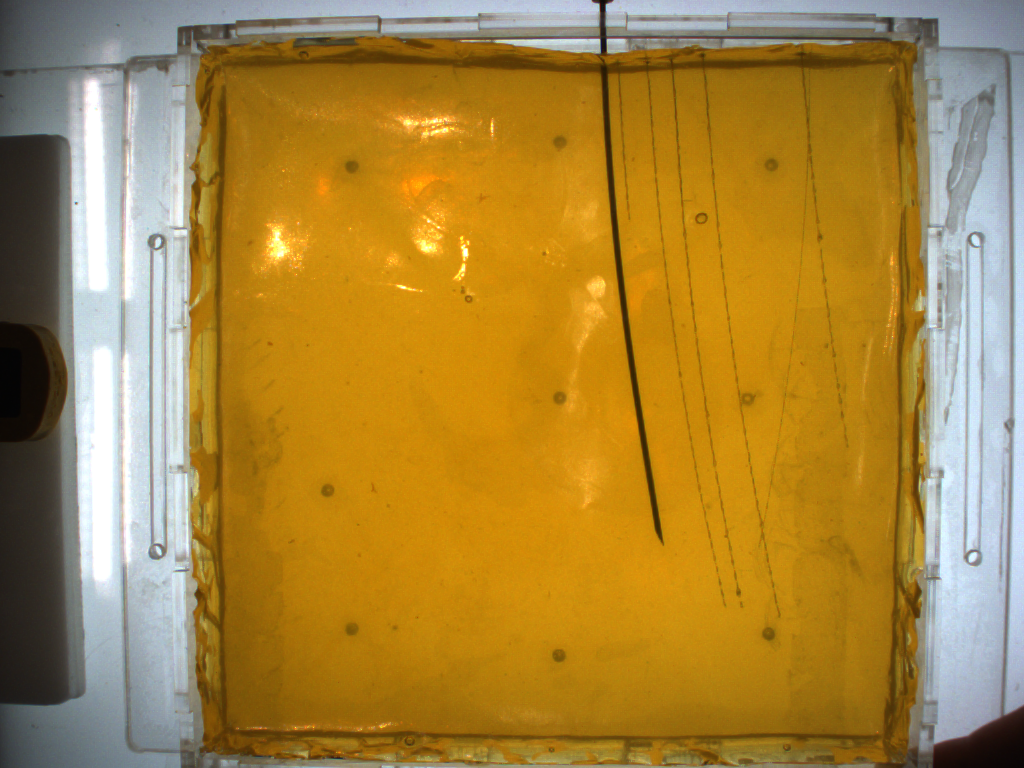
#> input picture needle_images/right_0.10502971240232001.png, 1024 x 768 px
$ jupyter execute image_processing.ipynb   (shell and % lines are left out)   (older library calls are emulated)
#> lines starting #> are read from the running program, lines starting #| are printed output that depends on the picture; after the words box and inside, x2 and y2 are one past the last pixel; in counts of white or black regions, pixels touching at a corner belong together
[cell 1]
import cv2
import numpy as np
import matplotlib.pyplot as plt
from matplotlib import interactive
interactive(True)

[cell 2]
img = cv2.imread('needle_images/right_0.10502971240232001.png')
#> img is the input picture: shape (768, 1024, 3); mean B, G, R 61.2, 133.3, 168.3
img = cv2.cvtColor(img, cv2.COLOR_BGR2RGB)
plt.imshow(img)
plt.show()

[cell 3]
img_b = img[:, :, 2]

plt.imshow(img_b, cmap='gray')
plt.show()

[cell 4]
from scipy.cluster.vq import kmeans
img_hsv = cv2.cvtColor(img, cv2.COLOR_RGB2HSV)
#> img_hsv: shape (768, 1024, 3); mean H, S, V 38.7, 169.4, 173.4
img_flat = img_hsv.reshape((-1, 3))
idx = np.linspace(0, 768*1024-1, 1000).astype('int')
fig = plt.figure()
ax = fig.add_subplot(projection='3d')
ax.plot(img_flat[idx,0], img_flat[idx,1], img_flat[idx,2], '.')
ax.set_xlabel('h')
ax.set_ylabel('s')
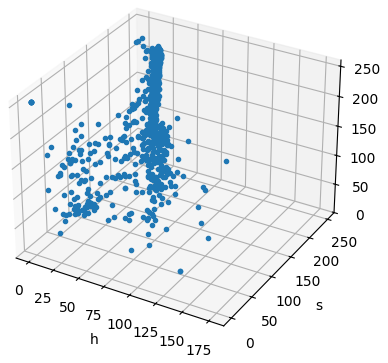
#> figure drawn by matplotlib, 1 panel

[cell 5]
from scipy.cluster.vq import kmeans
fig = plt.figure()
fig.clf()
ax = fig.add_subplot(projection='3d')
img_hsv = cv2.cvtColor(img, cv2.COLOR_RGB2HSV)
img_flat = img_hsv.reshape((-1, 3))

idx = np.linspace(0, 768*1024-1, 1000).astype('int')
img_flat_sp = img_flat[idx, :]
#> img_flat_sp = 1000 rows, first 8: [90, 10, 51], [103, 35, 194], [107, 42, 221], [104, 40, 190], [98, 19, 105], [109, 35, 176], [109, 34, 211], [111, 33, 204]

center, _ = kmeans(img_flat.astype(float), 3)
#> center = [[33.58, 64.24, 83.82], [95.03, 29.51, 198], [19.89, 235.9, 179.7]]
c = []

for i in range(len(img_flat_sp)):
    d = [sum(np.abs(img_flat_sp[i,:]-center[0,:])),
         sum(np.abs(img_flat_sp[i,:]-center[1,:])),
         sum(np.abs(img_flat_sp[i,:]-center[2,:]))]
    if max(d) == d[0]:
        c = 'r'
    elif max(d) == d[1]:
        c = 'g'
    else:
        c = 'b'
    ax.plot(img_flat_sp[i,0], img_flat_sp[i,1], img_flat_sp[i,2], '.', color=c)
#> this loop made 1000 passes
#> (d, c) on passes 1 to 12: ([143.5, 171.5, 424.7], 'b'), ([208.8, 17.41, 298.3], 'b'), ([232.8, 47.51, 322.3], 'b'), ([200.8, 27.41, 290.3], 'b'), ([130.8, 106.4, 369.7], 'b'), ([196.8, 41.41, 293.7], 'b'), ([232.8, 31.51, 322.3], 'b'), ([228.8, 25.51, 318.3], 'b'), ([159.8, 68.41, 314.7], 'b'), ([180.8, 69.41, 299.7], 'b'), ([233.8, 50.51, 323.3], 'b'), ([237.8, 42.51, 327.3], 'b')
#> c on passes 61 to 66: 'b', 'g', 'b', 'g', 'g', 'b'

ax.set_xlabel('r')
ax.set_ylabel('g')

# Using RGB Color

[cell 6]
threshold = [80, 80, 50]
mask_phantom = np.bitwise_and(np.bitwise_and(img[:,:,0]>threshold[0], img[:,:,1]>threshold[1]), img[:,:,2]<threshold[2])
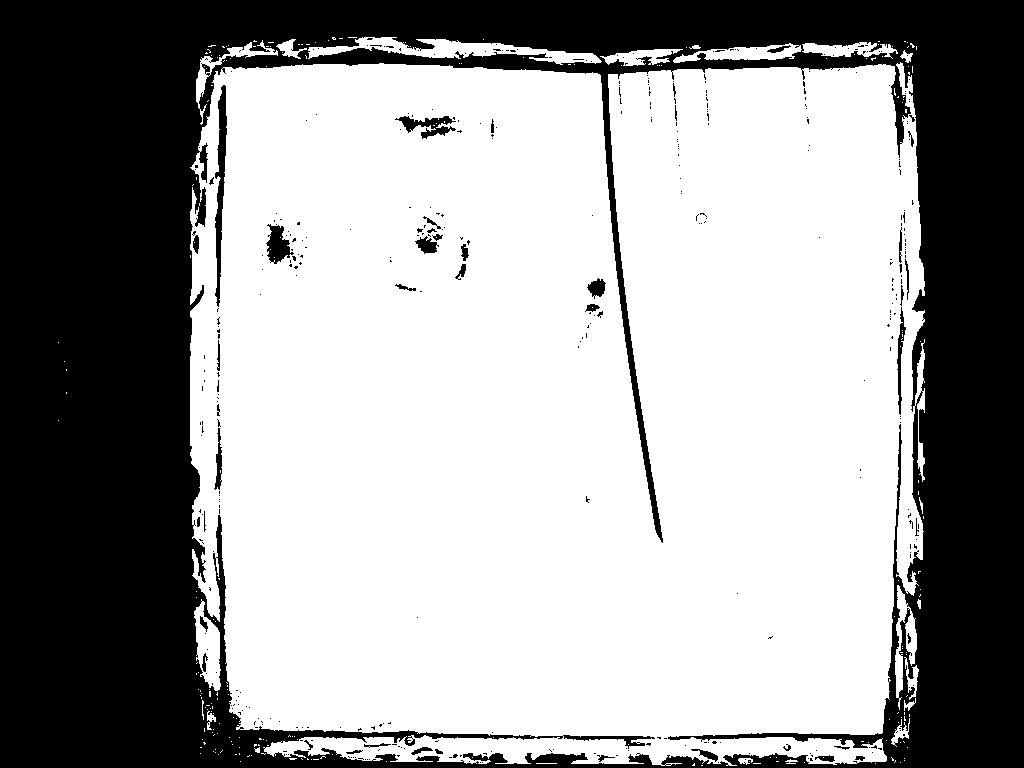
#> mask_phantom: shape (768, 1024) bool; 61.5% white; 408 black regions (363 under 20 px), largest, box (x1, y1, x2, y2) and area: (0, 0, 1024, 768) 295934, (215, 85, 227, 307) 1280, (266, 224, 294, 264) 623

plt.imshow(mask_phantom, cmap='gray')
plt.show()

[cell 7]
kernel = np.ones((3, 3), np.uint8)
mask_phantom = mask_phantom.astype(np.uint8)
# print(mask_phantom2.dtype)
mask_phantom = cv2.morphologyEx(mask_phantom, cv2.MORPH_CLOSE, kernel, iterations=10)
#> mask_phantom: shape (768, 1024); values 0 (black) and 1 (white), 66.5% white; 2 black regions, box (x1, y1, x2, y2) and area: (0, 0, 1024, 768) 262903, (241, 756, 289, 768) 552
mask_phantom = cv2.morphologyEx(mask_phantom, cv2.MORPH_OPEN, kernel, iterations=10)
#> mask_phantom: shape (768, 1024); values 0 (black) and 1 (white), 66.5% white; 1 black region, box (x1, y1, x2, y2) and area: (0, 0, 1024, 768) 263714
plt.imshow(mask_phantom, cmap='gray')
plt.show()

[cell 8]
img_phantom = np.zeros(img.shape, dtype=int)
img_phantom[:, :, 0] = mask_phantom * 255

overlayed_img = 0.5 * img + 0.5 * img_phantom
overlayed_img = overlayed_img.astype(int)
plt.imshow(overlayed_img)
plt.show()

# Using HSL color

[cell 9]
img_hls = cv2.cvtColor(img, cv2.COLOR_RGB2HLS)
#> img_hls: shape (768, 1024, 3); mean of channels 0, 1, 2 38.7, 114.9, 164.1
threshold = 200
mask_phantom2_raw = img_hls[:,:,2] > threshold
#> mask_phantom2_raw: shape (768, 1024) bool; 62.2% white; 1219 black regions (1134 under 20 px), largest, box (x1, y1, x2, y2) and area: (0, 0, 1024, 768) 285149, (862, 56, 903, 151) 1205, (385, 108, 460, 141) 716

plt.imshow(mask_phantom2_raw, cmap='gray')
plt.show()

[cell 10]
kernel = np.ones((3, 3), np.uint8)
mask_phantom2 = mask_phantom2_raw.astype(np.uint8)
# print(mask_phantom2.dtype)

mask_phantom2 = cv2.morphologyEx(mask_phantom2, cv2.MORPH_CLOSE, kernel, iterations=3)
#> mask_phantom2: shape (768, 1024); values 0 (black) and 1 (white), 64.7% white; 22 black regions, largest, box (x1, y1, x2, y2) and area: (0, 0, 1024, 768) 274217, (197, 186, 214, 251) 707, (899, 147, 912, 207) 540
mask_phantom2 = cv2.erode(mask_phantom2, kernel, iterations=8)
#> mask_phantom2: shape (768, 1024); values 0 (black) and 1 (white), 58.6% white; 2 black regions, box (x1, y1, x2, y2) and area: (0, 0, 1024, 768) 324495, (862, 111, 887, 146) 855
# mask_phantom2 = cv2.morphologyEx(mask_phantom2, cv2.MORPH_OPEN, kernel, iterations=10)

# mask_phantom2 = cv2.threshold(mask_phantom2, 0, 255, cv2.THRESH_BINARY+cv2.THRESH_OTSU)[1]
# mask_phantom2 = cv2.morphologyEx(mask_phantom2, cv2.MORPH_CLOSE, kernel, iterations=10)
plt.imshow(mask_phantom2, cmap='gray')
plt.show()

[cell 11]
img_phantom = np.zeros(img.shape, dtype=int)
img_phantom[:, :, 0] = mask_phantom2 * 255
#> img_phantom: shape (768, 1024, 3) int64; mean of channels 0, 1, 2 149.5, 0, 0

overlayed_img = 0.5 * img + 0.5 * img_phantom
overlayed_img = overlayed_img.astype(int)
plt.imshow(overlayed_img)
plt.show()

[cell 12]
import numpy as np
import cv2 as cv
from matplotlib import pyplot as plt
edges = cv.Canny(img,100,200)
#> edges: shape (768, 1024); 4.1% white in thin lines or dots
plt.imshow(edges,cmap = 'gray')
plt.title('Edge Image'), plt.xticks([]), plt.yticks([])
plt.show()

[cell 13]
img_grey = cv2.cvtColor(img, cv2.COLOR_RGB2GRAY)
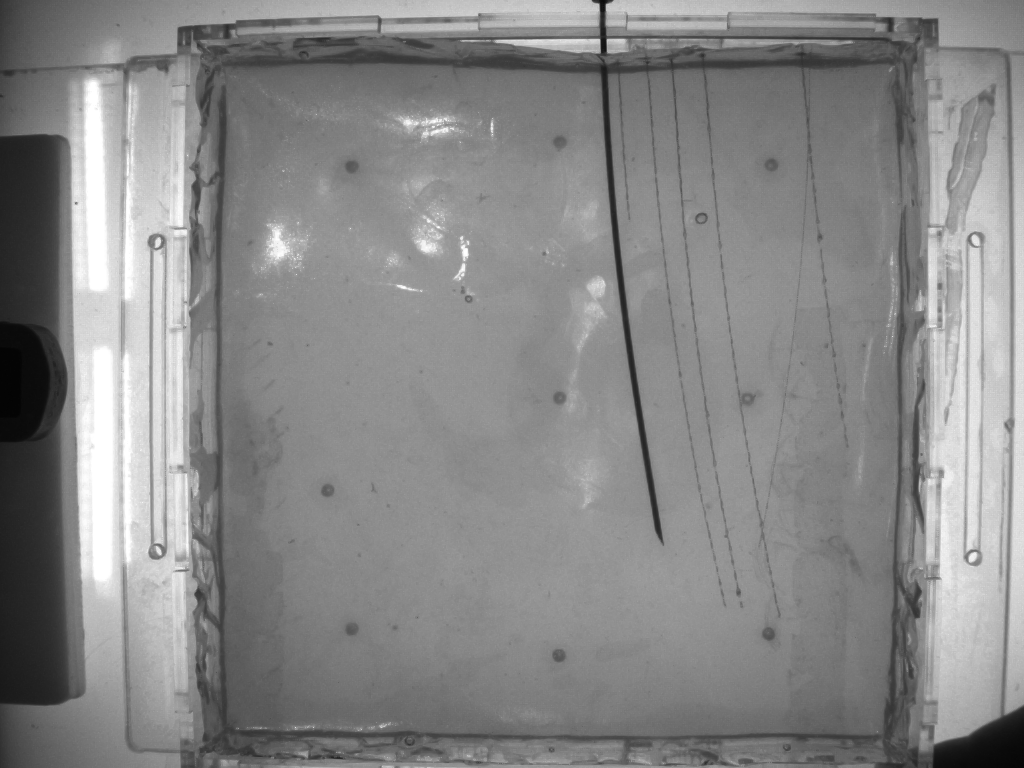
#> img_grey: shape (768, 1024); min 3, max 255, mean 135.6
laplacian = cv2.Laplacian(img_grey,cv2.CV_64F,ksize=5)
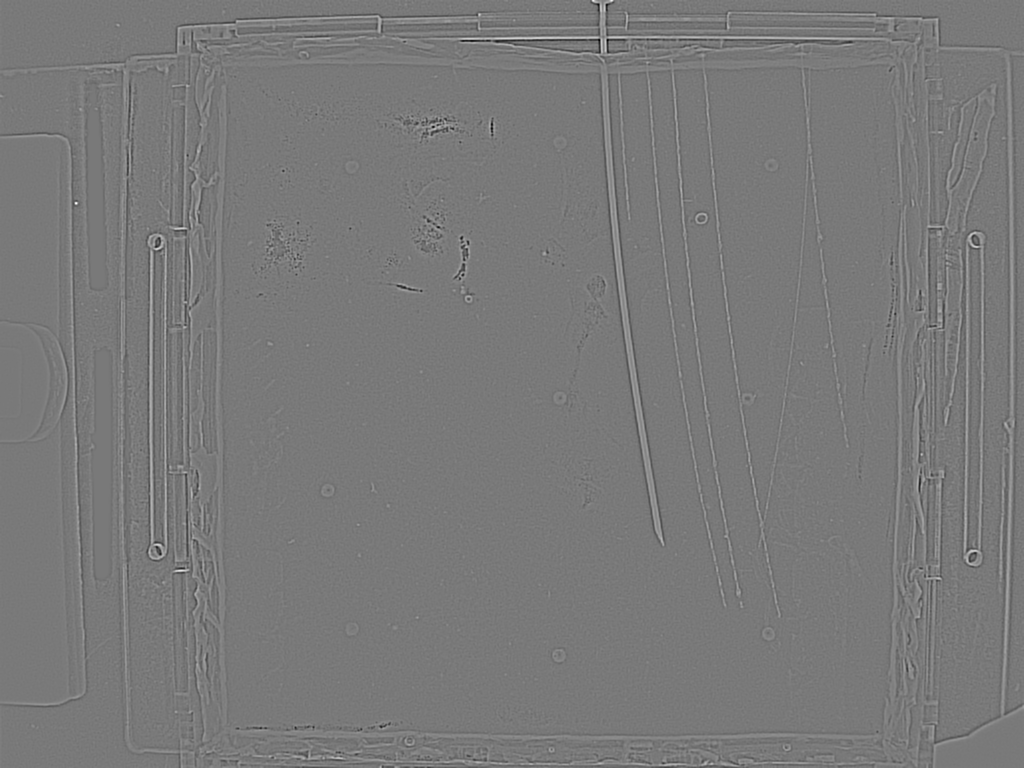
#> laplacian: shape (768, 1024) float64; min -3948, max 4334, mean -0.1; drawn with min black and max white

plt.imshow(laplacian,cmap = 'gray')
plt.title('Laplacian')

[cell 14]
plt.imshow(laplacian > 150,cmap = 'gray')
plt.title('Laplacian')

[cell 15]
needle_raw = np.bitwise_and(laplacian>150, mask_phantom2)
#> needle_raw: shape (768, 1024); values 0 (black) and 1 (white), 3.9% white in thin lines or dots, all inside (x1, y1, x2, y2) = (205, 47, 1024, 750)
plt.imshow(needle_raw,cmap = 'gray')

[cell 16]
needle = cv2.morphologyEx(needle_raw, cv2.MORPH_OPEN, kernel, iterations=2)
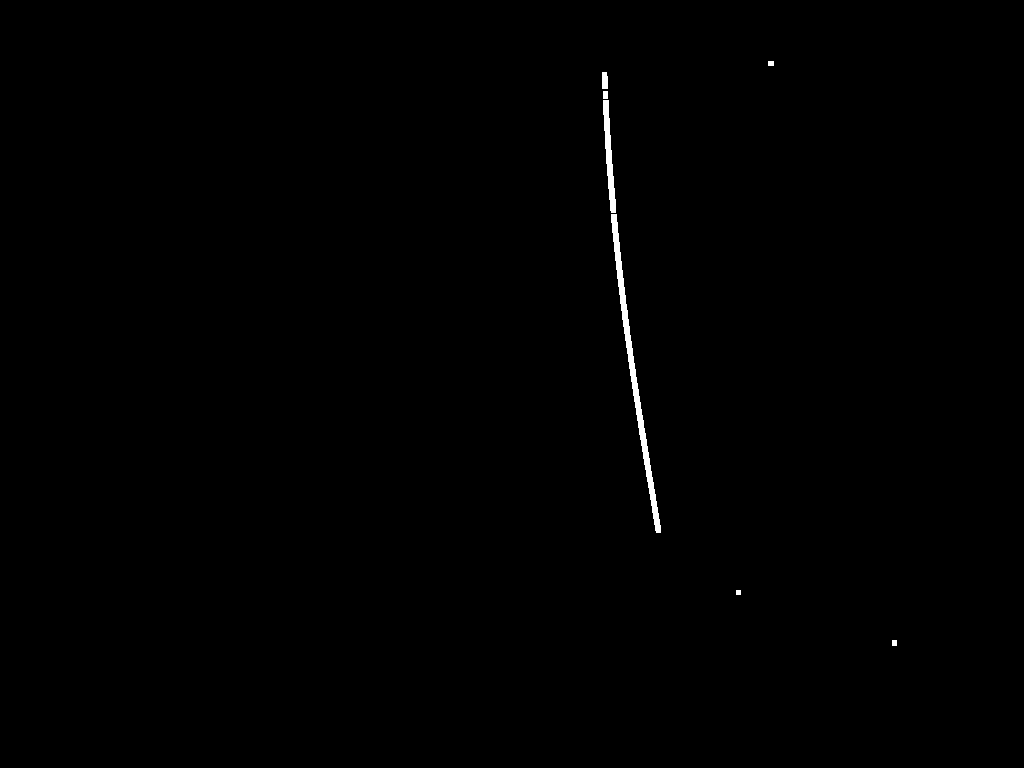
#> needle: shape (768, 1024); values 0 (black) and 1 (white), 0.36% white; 7 white regions, largest, box (x1, y1, x2, y2) and area: (611, 214, 661, 533) 1911, (603, 100, 616, 213) 670, (602, 72, 608, 89) 98
plt.imshow(needle,cmap = 'gray')

[cell 17]
img_needle = np.zeros(img.shape, dtype=int)
img_needle[:, :, 0] = needle * 255
#> img_needle: shape (768, 1024, 3) int64; mean of channels 0, 1, 2 0.9, 0, 0

overlayed_img = 0.5 * img + 0.5 * img_needle
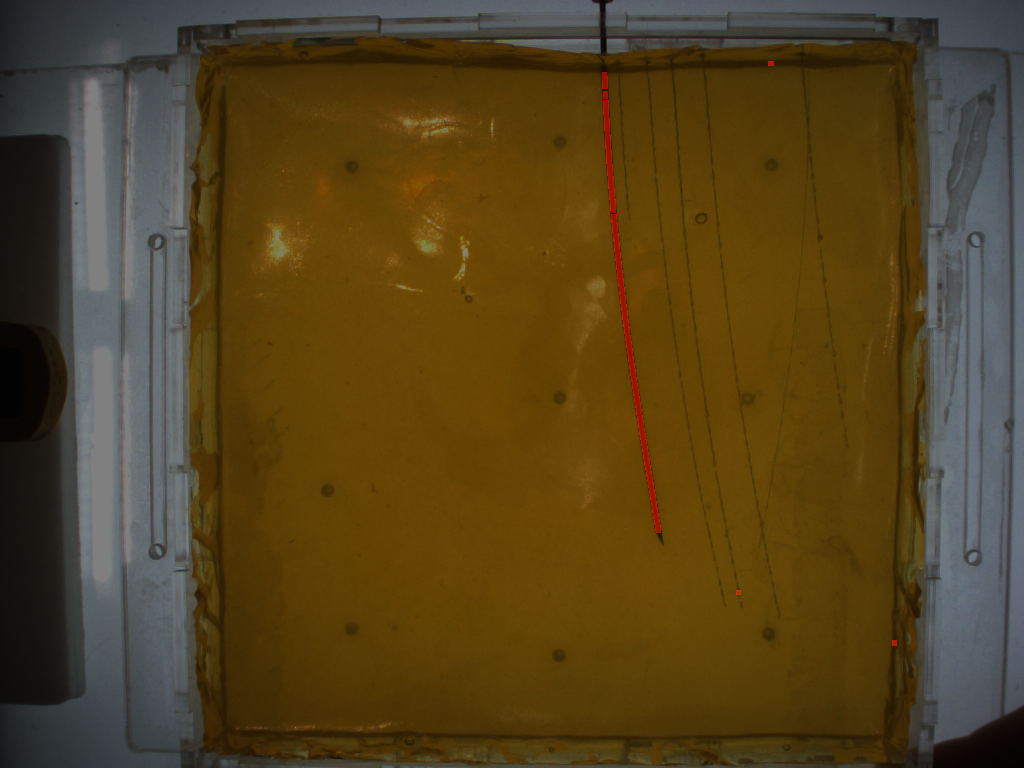
#> overlayed_img: shape (768, 1024, 3) float64; mean R, G, B 84.6, 66.7, 30.6
overlayed_img = overlayed_img.astype(int)
plt.imshow(overlayed_img)
plt.show()
